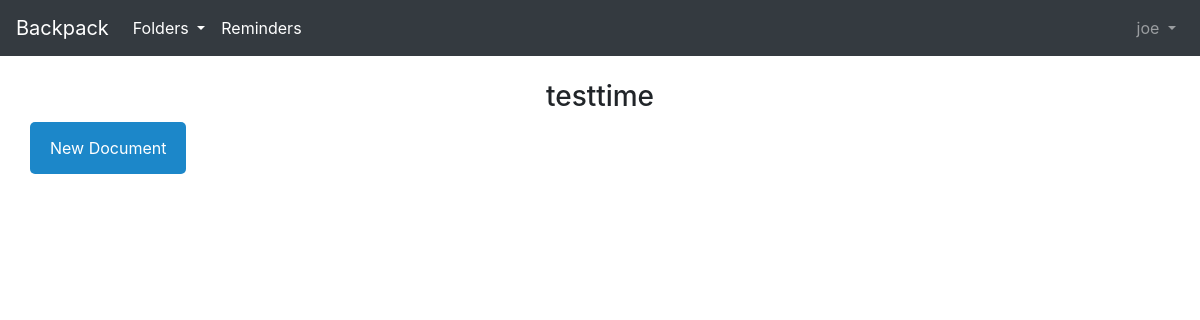
Page /docs/testtime/ (signed in) on the earlier database version.
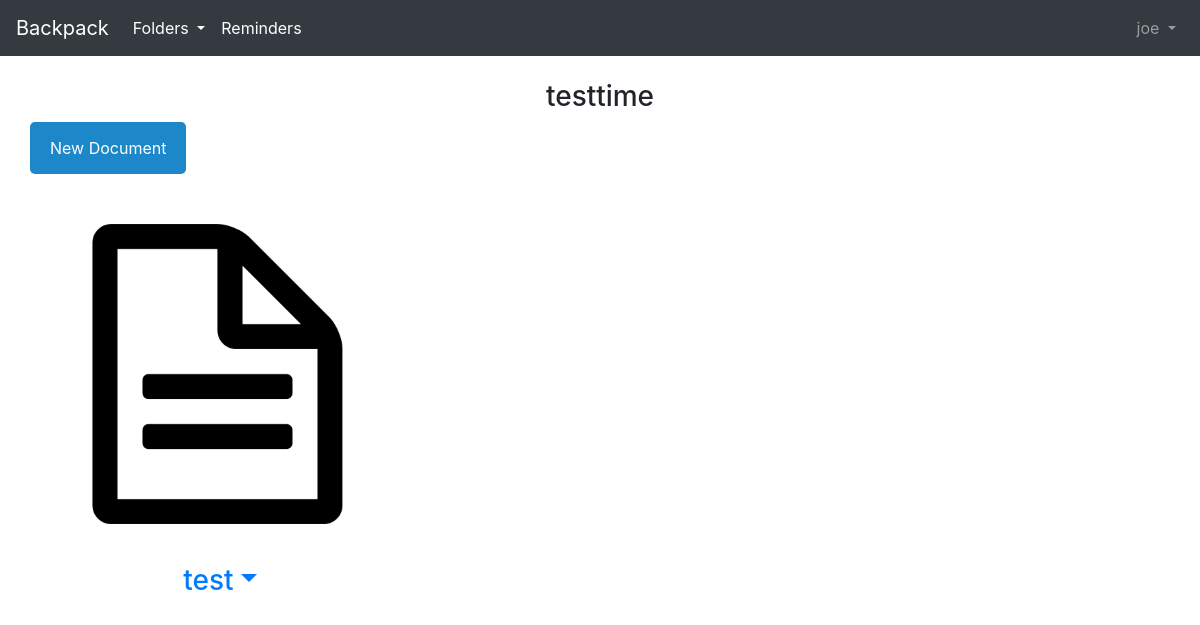
Same page on the later database version.
### docs/models.py (models this page shows, shortened)
class Document(models.Model):
    class Meta:
        constraints = [
            models.UniqueConstraint(fields=['title', 'folder_parent'], name='unique_doc')
            ]
    id = models.AutoField(primary_key=True)
    title = models.CharField(max_length=100)
    body = models.TextField(blank=True)
    last_access = models.DateTimeField(default=timezone.now)
    folder_parent = models.ForeignKey(
        Folder,
        on_delete=models.CASCADE,
    )

### docs/views.py (the view)
# urls.py: path('<str:folder_title>/', DocView.as_view(), name ='doc_list'),
class DocView(ListView):
    template_name = "doc_list.html"
    def get_queryset(self):
        if self.request.user.is_authenticated:
            folder = Folder.objects.get(user_owner=self.request.user, title=self.kwargs['folder_title'])
            folder.last_access = timezone.now()
            folder.save()
            qs = folder.document_set.all().order_by('-last_access')
            return qs
        else:
            return 0

### docs/models.py (called while the page is built)
    def __str__(self):
        return self.title

### templates/context_processors.py (called while the page is built)
def include_login_form(request):
    from django.contrib.auth.forms import AuthenticationForm
    form = AuthenticationForm()
    return {'login_form': form}

### templates/template_tags/tags.py (called while the page is built)
@register.inclusion_tag("top3.html", takes_context=True)
def get_top3_folders(context):
    request = context['request']
    user = request.user
    queryset = Folder.objects.filter(user_owner = user).order_by('-last_access')[:3]
    return {"folder_queryset":queryset}

### templates/doc_list.html (shortened to what this page needs)
{% extends 'base.html' %}
{% load static %}
{% block content %}
<link rel="stylesheet" href="{% static 'forms.css' %}">
<h3 style="text-align: center;">{{ view.kwargs.folder_title}}</h3>
<div class="container">
  <div class="row">
      <button class='openButton' onclick = "openForm()">
        New Document
          </button>
  </div>
</div>
<br>
<div class="container">
  <div class="row">
{% for Docs in object_list %}
    <div class="col-sm-4">
 <a href="{{request.path}}{{Docs.title}}">
        <div class="panel-body"><img src="{% static 'file.png' %}" class="img-responsive" style="width:100%" alt="Image"></div>
	<h3 style="justify-content: center;display: flex; flex-direction: row;" class="text-center my-3">{{Docs.title}}
	<a  class="dropdown-toggle" href="#" id="Folder-dropdown"
              data-toggle="dropdown" aria-haspopup="true"
              aria-expanded="false">
            </a>
		</a>
            </div>
    </div>
{% endfor %}
  </div>
</div><br>
{% endblock content %}

Differences in the rows shown:
added Document: title "test"
